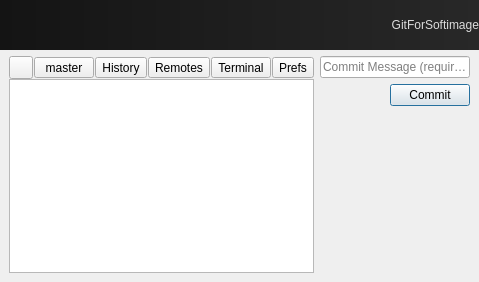
<?xml version="1.0" encoding="UTF-8"?>
<ui version="4.0">
 <class>Dialog</class>
 <widget class="QDialog" name="Dialog">
  <property name="geometry">
   <rect>
    <x>0</x>
    <y>0</y>
    <width>434</width>
    <height>282</height>
   </rect>
  </property>
  <property name="windowTitle">
   <string>GitForSoftimage</string>
  </property>
  <layout class="QVBoxLayout" name="verticalLayout_3">
   <property name="margin">
    <number>0</number>
   </property>
   <item>
    <widget class="QLabel" name="banner_label">
     <property name="sizePolicy">
      <sizepolicy hsizetype="Preferred" vsizetype="Minimum">
       <horstretch>0</horstretch>
       <verstretch>0</verstretch>
      </sizepolicy>
     </property>
     <property name="minimumSize">
      <size>
       <width>0</width>
       <height>50</height>
      </size>
     </property>
     <property name="maximumSize">
      <size>
       <width>16777215</width>
       <height>50</height>
      </size>
     </property>
     <property name="styleSheet">
      <string notr="true">font: 75 bold italic 18pt &quot;Trebuchet MS&quot;;
color: rgb(220, 220, 220);
background-color: qlineargradient(spread:pad, x1:0, y1:0, x2:1, y2:0, stop:0 rgba(20, 20, 20, 255), stop:1 rgba(40, 40, 40, 255));</string>
     </property>
     <property name="text">
      <string>GitForSoftimage</string>
     </property>
     <property name="alignment">
      <set>Qt::AlignRight|Qt::AlignTrailing|Qt::AlignVCenter</set>
     </property>
     <property name="margin">
      <number>9</number>
     </property>
    </widget>
   </item>
   <item>
    <layout class="QHBoxLayout" name="contents_hlayout">
     <property name="leftMargin">
      <number>9</number>
     </property>
     <property name="topMargin">
      <number>0</number>
     </property>
     <property name="rightMargin">
      <number>9</number>
     </property>
     <property name="bottomMargin">
      <number>9</number>
     </property>
     <item>
      <layout class="QVBoxLayout" name="data_vlayout">
       <property name="spacing">
        <number>0</number>
       </property>
       <item>
        <widget class="QFrame" name="options_frame">
         <layout class="QHBoxLayout" name="horizontalLayout_3">
          <property name="spacing">
           <number>1</number>
          </property>
          <property name="margin">
           <number>0</number>
          </property>
          <item>
           <widget class="QToolButton" name="reload_button">
            <property name="text">
             <string/>
            </property>
           </widget>
          </item>
          <item>
           <widget class="QToolButton" name="branch_button">
            <property name="minimumSize">
             <size>
              <width>60</width>
              <height>0</height>
             </size>
            </property>
            <property name="toolTip">
             <string>&lt;html&gt;&lt;head/&gt;&lt;body&gt;&lt;p&gt;Branch&lt;/p&gt;&lt;/body&gt;&lt;/html&gt;</string>
            </property>
            <property name="text">
             <string>master</string>
            </property>
            <property name="iconSize">
             <size>
              <width>18</width>
              <height>18</height>
             </size>
            </property>
            <property name="toolButtonStyle">
             <enum>Qt::ToolButtonTextBesideIcon</enum>
            </property>
           </widget>
          </item>
          <item>
           <spacer name="options_hspacer">
            <property name="orientation">
             <enum>Qt::Horizontal</enum>
            </property>
            <property name="sizeHint" stdset="0">
             <size>
              <width>40</width>
              <height>20</height>
             </size>
            </property>
           </spacer>
          </item>
          <item>
           <widget class="QToolButton" name="history_button">
            <property name="toolTip">
             <string>&lt;html&gt;&lt;head/&gt;&lt;body&gt;&lt;p&gt;History&lt;/p&gt;&lt;/body&gt;&lt;/html&gt;</string>
            </property>
            <property name="text">
             <string>History</string>
            </property>
            <property name="iconSize">
             <size>
              <width>18</width>
              <height>18</height>
             </size>
            </property>
           </widget>
          </item>
          <item>
           <widget class="QToolButton" name="remotes_button">
            <property name="toolTip">
             <string>&lt;html&gt;&lt;head/&gt;&lt;body&gt;&lt;p&gt;Remotes&lt;/p&gt;&lt;/body&gt;&lt;/html&gt;</string>
            </property>
            <property name="text">
             <string>Remotes</string>
            </property>
            <property name="iconSize">
             <size>
              <width>18</width>
              <height>18</height>
             </size>
            </property>
           </widget>
          </item>
          <item>
           <widget class="QToolButton" name="terminal_button">
            <property name="text">
             <string>Terminal</string>
            </property>
           </widget>
          </item>
          <item>
           <widget class="QToolButton" name="prefs_button">
            <property name="toolTip">
             <string>&lt;html&gt;&lt;head/&gt;&lt;body&gt;&lt;p&gt;Preferences&lt;/p&gt;&lt;/body&gt;&lt;/html&gt;</string>
            </property>
            <property name="text">
             <string>Prefs</string>
            </property>
            <property name="iconSize">
             <size>
              <width>18</width>
              <height>18</height>
             </size>
            </property>
           </widget>
          </item>
         </layout>
        </widget>
       </item>
       <item>
        <widget class="QListWidget" name="files_listWidget"/>
       </item>
      </layout>
     </item>
     <item>
      <layout class="QVBoxLayout" name="commit_vlayout">
       <item>
        <widget class="QLineEdit" name="message_lineEdit">
         <property name="sizePolicy">
          <sizepolicy hsizetype="Preferred" vsizetype="Fixed">
           <horstretch>0</horstretch>
           <verstretch>0</verstretch>
          </sizepolicy>
         </property>
         <property name="minimumSize">
          <size>
           <width>150</width>
           <height>0</height>
          </size>
         </property>
         <property name="placeholderText">
          <string>Commit Message (required)</string>
         </property>
        </widget>
       </item>
       <item>
        <layout class="QHBoxLayout" name="commit_hlayout">
         <item>
          <spacer name="commit_hspacer">
           <property name="orientation">
            <enum>Qt::Horizontal</enum>
           </property>
           <property name="sizeHint" stdset="0">
            <size>
             <width>40</width>
             <height>20</height>
            </size>
           </property>
          </spacer>
         </item>
         <item>
          <widget class="QPushButton" name="commit_button">
           <property name="sizePolicy">
            <sizepolicy hsizetype="Fixed" vsizetype="Fixed">
             <horstretch>0</horstretch>
             <verstretch>0</verstretch>
            </sizepolicy>
           </property>
           <property name="text">
            <string>Commit</string>
           </property>
           <property name="iconSize">
            <size>
             <width>18</width>
             <height>18</height>
            </size>
           </property>
          </widget>
         </item>
        </layout>
       </item>
       <item>
        <spacer name="commit_vspacer">
         <property name="orientation">
          <enum>Qt::Vertical</enum>
         </property>
         <property name="sizeHint" stdset="0">
          <size>
           <width>20</width>
           <height>40</height>
          </size>
         </property>
        </spacer>
       </item>
      </layout>
     </item>
    </layout>
   </item>
  </layout>
 </widget>
 <tabstops>
  <tabstop>message_lineEdit</tabstop>
  <tabstop>commit_button</tabstop>
  <tabstop>reload_button</tabstop>
  <tabstop>branch_button</tabstop>
  <tabstop>history_button</tabstop>
  <tabstop>remotes_button</tabstop>
  <tabstop>terminal_button</tabstop>
  <tabstop>prefs_button</tabstop>
  <tabstop>files_listWidget</tabstop>
 </tabstops>
 <resources/>
 <connections>
  <connection>
   <sender>files_listWidget</sender>
   <signal>itemClicked(QListWidgetItem*)</signal>
   <receiver>Dialog</receiver>
   <slot>file_clicked()</slot>
   <hints>
    <hint type="sourcelabel">
     <x>184</x>
     <y>80</y>
    </hint>
    <hint type="destinationlabel">
     <x>444</x>
     <y>55</y>
    </hint>
   </hints>
  </connection>
  <connection>
   <sender>commit_button</sender>
   <signal>clicked()</signal>
   <receiver>Dialog</receiver>
   <slot>commit_clicked()</slot>
   <hints>
    <hint type="sourcelabel">
     <x>388</x>
     <y>97</y>
    </hint>
    <hint type="destinationlabel">
     <x>439</x>
     <y>96</y>
    </hint>
   </hints>
  </connection>
  <connection>
   <sender>history_button</sender>
   <signal>clicked()</signal>
   <receiver>Dialog</receiver>
   <slot>history_clicked()</slot>
   <hints>
    <hint type="sourcelabel">
     <x>129</x>
     <y>77</y>
    </hint>
    <hint type="destinationlabel">
     <x>433</x>
     <y>123</y>
    </hint>
   </hints>
  </connection>
  <connection>
   <sender>prefs_button</sender>
   <signal>clicked()</signal>
   <receiver>Dialog</receiver>
   <slot>prefs_clicked()</slot>
   <hints>
    <hint type="sourcelabel">
     <x>252</x>
     <y>62</y>
    </hint>
    <hint type="destinationlabel">
     <x>434</x>
     <y>157</y>
    </hint>
   </hints>
  </connection>
  <connection>
   <sender>branch_button</sender>
   <signal>clicked()</signal>
   <receiver>Dialog</receiver>
   <slot>branch_clicked()</slot>
   <hints>
    <hint type="sourcelabel">
     <x>49</x>
     <y>67</y>
    </hint>
    <hint type="destinationlabel">
     <x>434</x>
     <y>202</y>
    </hint>
   </hints>
  </connection>
  <connection>
   <sender>reload_button</sender>
   <signal>clicked()</signal>
   <receiver>Dialog</receiver>
   <slot>reload_clicked()</slot>
   <hints>
    <hint type="sourcelabel">
     <x>22</x>
     <y>63</y>
    </hint>
    <hint type="destinationlabel">
     <x>433</x>
     <y>233</y>
    </hint>
   </hints>
  </connection>
  <connection>
   <sender>remotes_button</sender>
   <signal>clicked()</signal>
   <receiver>Dialog</receiver>
   <slot>remotes_clicked()</slot>
   <hints>
    <hint type="sourcelabel">
     <x>177</x>
     <y>77</y>
    </hint>
    <hint type="destinationlabel">
     <x>440</x>
     <y>263</y>
    </hint>
   </hints>
  </connection>
  <connection>
   <sender>terminal_button</sender>
   <signal>clicked()</signal>
   <receiver>Dialog</receiver>
   <slot>terminal_clicked()</slot>
   <hints>
    <hint type="sourcelabel">
     <x>203</x>
     <y>64</y>
    </hint>
    <hint type="destinationlabel">
     <x>432</x>
     <y>187</y>
    </hint>
   </hints>
  </connection>
 </connections>
 <slots>
  <slot>file_clicked()</slot>
  <slot>commit_clicked()</slot>
  <slot>history_clicked()</slot>
  <slot>prefs_clicked()</slot>
  <slot>branch_clicked()</slot>
  <slot>reload_clicked()</slot>
  <slot>remotes_clicked()</slot>
  <slot>terminal_clicked()</slot>
 </slots>
</ui>
